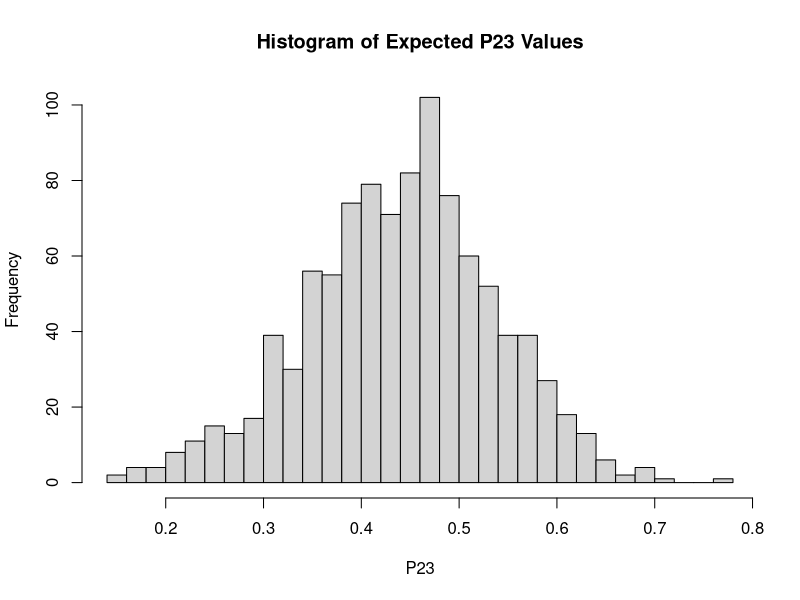
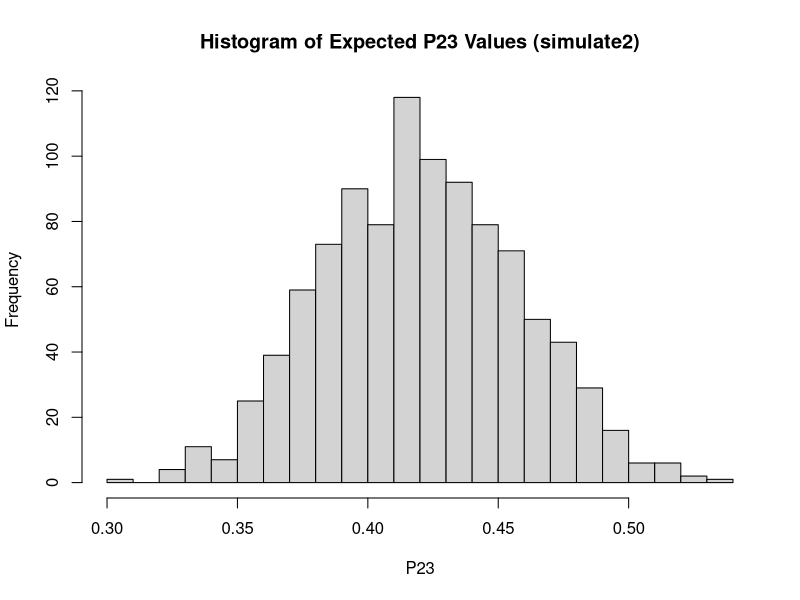
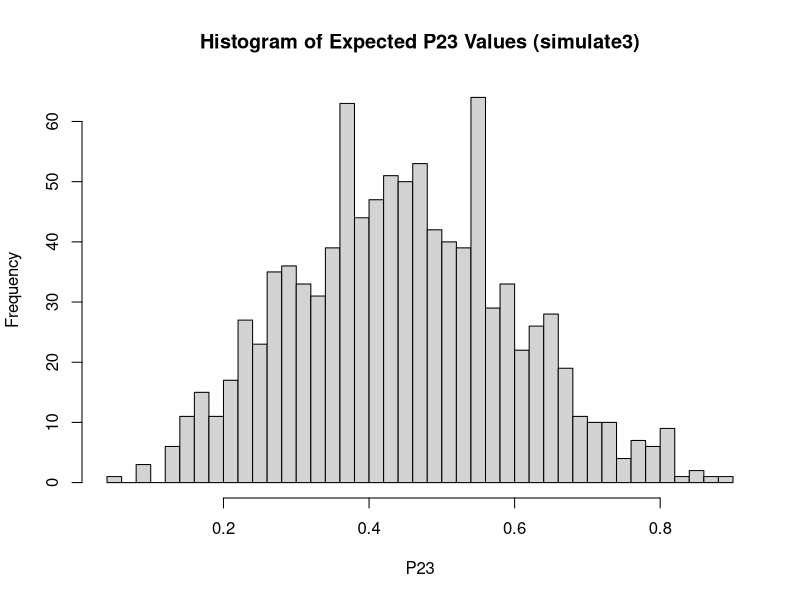

Generate these figures, in order, with R:
simulate1 <- function() {
  # Initial observed chain
  initial_chain <- c(1, 2, 3, 2, 3, 1, 2, 1, 3, 2, 1, 3)
  
  # Initialize transition count matrix with pseudo-counts (Dirichlet prior)
  transition_counts <- matrix(1, nrow = 3, ncol = 3)
  
  # Update counts with initial chain
  for (i in 1:(length(initial_chain) - 1)) {
    transition_counts[initial_chain[i], initial_chain[i + 1]] <- transition_counts[initial_chain[i], initial_chain[i + 1]] + 1
  }
  
  # Calculate the initial expected transition matrix
  expected_transition_matrix <- apply(transition_counts, 1, function(row) row / sum(row))
  
  # Total length of the chain to simulate
  total_length <- 500
  
  # Initialization of current_state to the last state of the initial chain
  current_state <- initial_chain[length(initial_chain)]
  
  # Simulate the rest of the chain
  for (i in (length(initial_chain) + 1):total_length) {
    # Simulate the next state based on the current expected transition matrix
    transition_prob <- expected_transition_matrix[current_state, ]
    next_state <- sample(1:3, size = 1, prob = transition_prob)
    
    # Update transition counts
    transition_counts[current_state, next_state] <- transition_counts[current_state, next_state] + 1
    
    # Update the expected transition matrix
    expected_transition_matrix <- apply(transition_counts, 1, function(row) row / sum(row))
    
    # Update current state for the next iteration
    current_state <- next_state
  }
  
  return(expected_transition_matrix)
}

simulate1()

# Function to extract P23 from the transition matrix
extract_P23 <- function(matrix) {
  return(matrix[2, 3])
}

# Replicate the simulation 1000 times and extract P23 for each matrix
P23_values <- replicate(1000, extract_P23(simulate1()))

# Create a histogram of the P23 values
hist(P23_values, main = "Histogram of Expected P23 Values", xlab = "P23", breaks = 30)




simulate2 <- function() {
  # Initial observed chain
  initial_chain <- c(1, 2, 3, 2, 3, 1, 2, 1, 3, 2, 1, 3)
  
  # Initialize transition count matrix with pseudo-counts
  transition_counts <- matrix(1, nrow = 3, ncol = 3)
  
  # Update counts with initial chain
  for (i in 1:(length(initial_chain) - 1)) {
    transition_counts[initial_chain[i], initial_chain[i + 1]] <- transition_counts[initial_chain[i], initial_chain[i + 1]] + 1
  }
  
  # Initial expected transition matrix based only on observed data
  initial_expected_matrix <- apply(transition_counts, 1, function(row) row / sum(row))
  
  # Total length of the chain to simulate
  total_length <- 500
  
  # Simulate the rest of the chain
  current_state <- initial_chain[length(initial_chain)]
  
  # Simulate the rest of the chain
  for (i in (length(initial_chain) + 1):total_length) {
    # Simulate the next state based on the initial expected transition matrix
    transition_prob <- initial_expected_matrix[current_state, ]
    next_state <- sample(1:3, size = 1, prob = transition_prob)
    
    # Update transition counts with the new state
    transition_counts[current_state, next_state] <- transition_counts[current_state, next_state] + 1
    
    # Update current state for the next iteration
    current_state <- next_state
  }
  
  # Calculate the final expected transition matrix using all data
  final_expected_matrix <- apply(transition_counts, 1, function(row) row / sum(row))
  
  return(final_expected_matrix)
}

simulate2()

P23_values_simulate2 <- replicate(1000, extract_P23(simulate2()))
hist(P23_values_simulate2, main = "Histogram of Expected P23 Values (simulate2)", xlab = "P23", breaks = 30)

# simulate1 uses a dynamic approach, where the expected transition matrix is updated at each step,
# reflecting the most recent data. This might lead to a more variable distribution as the 
# simulation can 'drift' based on early simulated values.

# simulate2, on the other hand, always uses the initial expected matrix for simulation, which is 
# based only on the observed data. This might result in a more stable or consistent distribution, 
# as the simulation is not influenced by the outcomes of previous simulations.

#install.packages("LearnBayes")
library(LearnBayes)

library(LearnBayes)

simulate3 <- function() {
  # Initial observed chain
  initial_chain <- c(1, 2, 3, 2, 3, 1, 2, 1, 3, 2, 1, 3)
  
  # Initialize transition count matrix with pseudo-counts (from Dirichlet prior)
  transition_counts <- matrix(1, nrow = 3, ncol = 3)
  
  # Update counts with initial chain
  for (i in 1:(length(initial_chain) - 1)) {
    transition_counts[initial_chain[i], initial_chain[i + 1]] <- transition_counts[initial_chain[i], initial_chain[i + 1]] + 1
  }
  
  # Parameters for the Dirichlet posterior for each row of P
  # Replace this with your actual parameters obtained from part (a)
  dirichlet_parameters <- list(c(2, 4, 4), c(4, 2, 4), c(3, 4, 2)) 
  
  # Sample a transition matrix P from the posterior
  sampled_transition_matrix <- t(sapply(dirichlet_parameters, rdirichlet, n = 1))
  
  # Total length of the chain to simulate
  total_length <- 500
  
  # Simulate the rest of the chain
  current_state <- initial_chain[length(initial_chain)]
  for (i in (length(initial_chain) + 1):total_length) {
    # Simulate the next state based on the sampled transition matrix
    transition_prob <- sampled_transition_matrix[current_state, ]
    next_state <- sample(1:3, size = 1, prob = transition_prob)
    
    # Update transition counts with the new state
    transition_counts[current_state, next_state] <- transition_counts[current_state, next_state] + 1
    
    # Update current state for the next iteration
    current_state <- next_state
  }
  
  # Calculate the final expected transition matrix using all data
  final_expected_matrix <- apply(transition_counts, 1, function(row) row / sum(row))
  
  return(final_expected_matrix)
}

P23_values_simulate3 <- replicate(1000, extract_P23(simulate3()))
hist(P23_values_simulate3, main = "Histogram of Expected P23 Values (simulate3)", xlab = "P23", breaks = 30)
